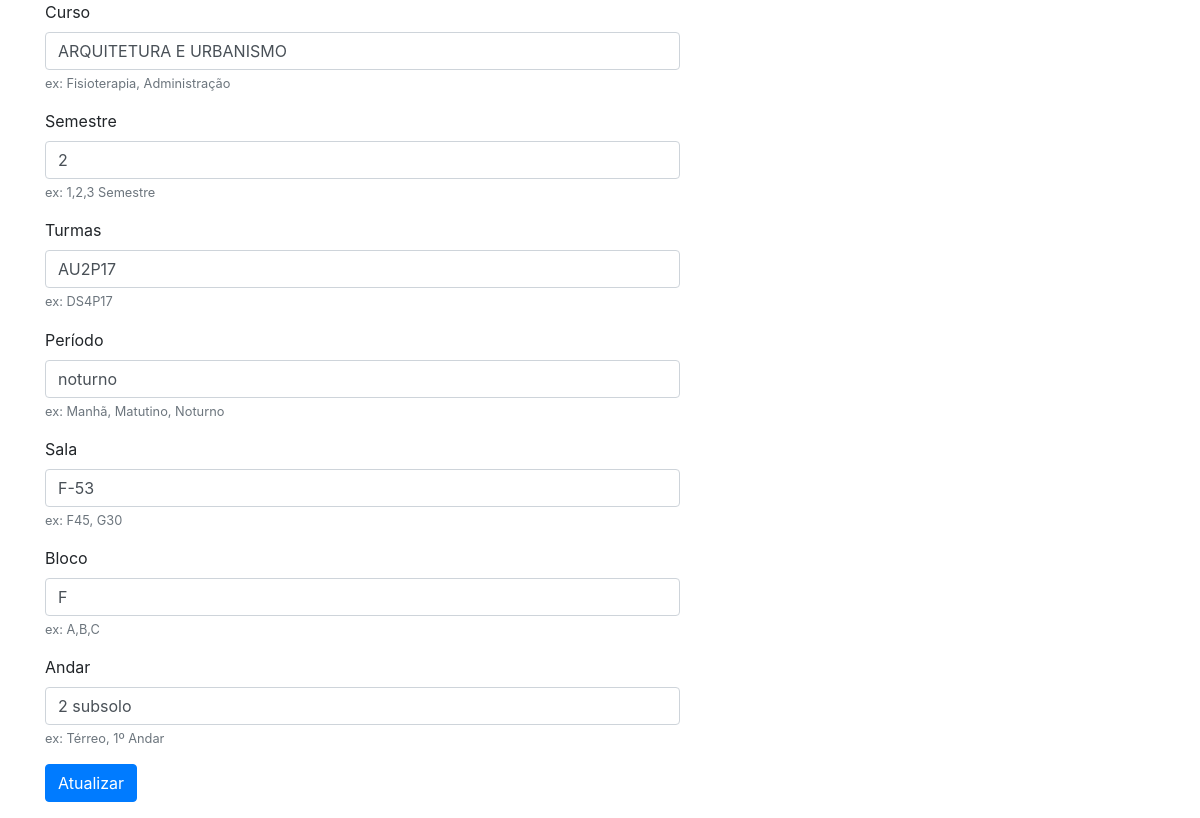
/editcourse.php?course=6 (signed in), run on the app's committed database.
### tables this page shows
CREATE TABLE `cursos` (
  `id` bigint(20) UNSIGNED NOT NULL,
  `curso` varchar(255) NOT NULL,
  `turma` varchar(255) NOT NULL,
  `sala` varchar(255) NOT NULL,
  `bloco` varchar(255) NOT NULL,
  `andar` varchar(255) NOT NULL,
  `semestre` int(11) NOT NULL,
  `periodo` varchar(255) NOT NULL,
  `created_at` timestamp NULL DEFAULT NULL,
  `updated_at` timestamp NULL DEFAULT NULL
);

### editcourse.php (the view, shortened to what this page needs)
<?php
require_once('db/conexao.php');
$id = $_GET["course"];
$stmt = $connection->prepare("SELECT * FROM `cursos` WHERE id = ?");
$stmt->bind_param('s', $id);
$stmt->execute();
$result = $stmt->get_result();
$aux_query = $result->fetch_assoc();
$curso = $aux_query["curso"];
$sala = $aux_query["sala"];
$semestre = $aux_query["semestre"];
$periodo = $aux_query["periodo"];
$bloco = $aux_query["bloco"];
$andar = $aux_query["andar"];
$turma = $aux_query["turma"];
?>
<html lang="en">
<head>
    <link rel="stylesheet" href="https://stackpath.bootstrapcdn.com/bootstrap/4.4.1/css/bootstrap.min.css">
</head>
<body>
    <div class="container">
        <div class="row">
            <div class="col-md-7">
                <form action="./actions/editar.php" method="post">
                    <div class="form-group">
                        <label for="exampleInputEmail1">Curso </label>
                        <input required name="curso" type="text" class="form-control" id="curso" value="<?= $curso ?>">
                        <small id="emailHelp" class="form-text text-muted">ex: Fisioterapia, Administração</small>
                    </div>
                    <div class="form-group">
                        <label for="exampleInputEmail1">Semestre </label>
                        <input required name="semestre" type="text" class="form-control" id="curso" value="<?= $semestre ?>">
                        <small id="emailHelp" class="form-text text-muted">ex: 1,2,3 Semestre</small>
                    </div>
                    <div class="form-group">
                        <label>Turmas</label>
                        <input required name="turma" type="text" class="form-control" id="turmas" value="<?= $turma ?>">
                        <small class="form-text text-muted">ex: DS4P17</small>
                    </div>
                    <div class="form-group">
                    <label>Período</label>
                    <input required name="periodo" type="text" class="form-control" id="periodo" value="<?= $periodo ?>">
                    <small class="form-text text-muted">ex: Manhã, Matutino, Noturno</small>
                </div>
                    <div class="form-group">
                        <label>Sala</label>
                        <input required name="sala" type="text" class="form-control" id="salas" value="<?= $sala ?>">
                        <small class="form-text text-muted">ex: F45, G30</small>
                    </div>
                    <div class="form-group">
                        <label>Bloco</label>
                        <input required name="bloco" type="text" class="form-control" id="turmas" value="<?= $bloco ?>">
                        <small class="form-text text-muted">ex: A,B,C</small>
                    </div>
                    <div class="form-group">
                        <label>Andar</label>
                        <input required name="andar" type="text" class="form-control" id="andar" value="<?= $andar ?>">
                        <small class="form-text text-muted">ex: Térreo, 1º Andar</small>
                    </div>
                    <button type="submit" class="btn btn-primary">Atualizar</button>
                </form>
            </div>
        </div>
    </div>
</body>
</html>

### data on the page
cursos: curso "ARQUITETURA E URBANISMO", semestre "2", turma "AU2P17", periodo "noturno", sala "F-53", bloco "F", andar "2 subsolo"
